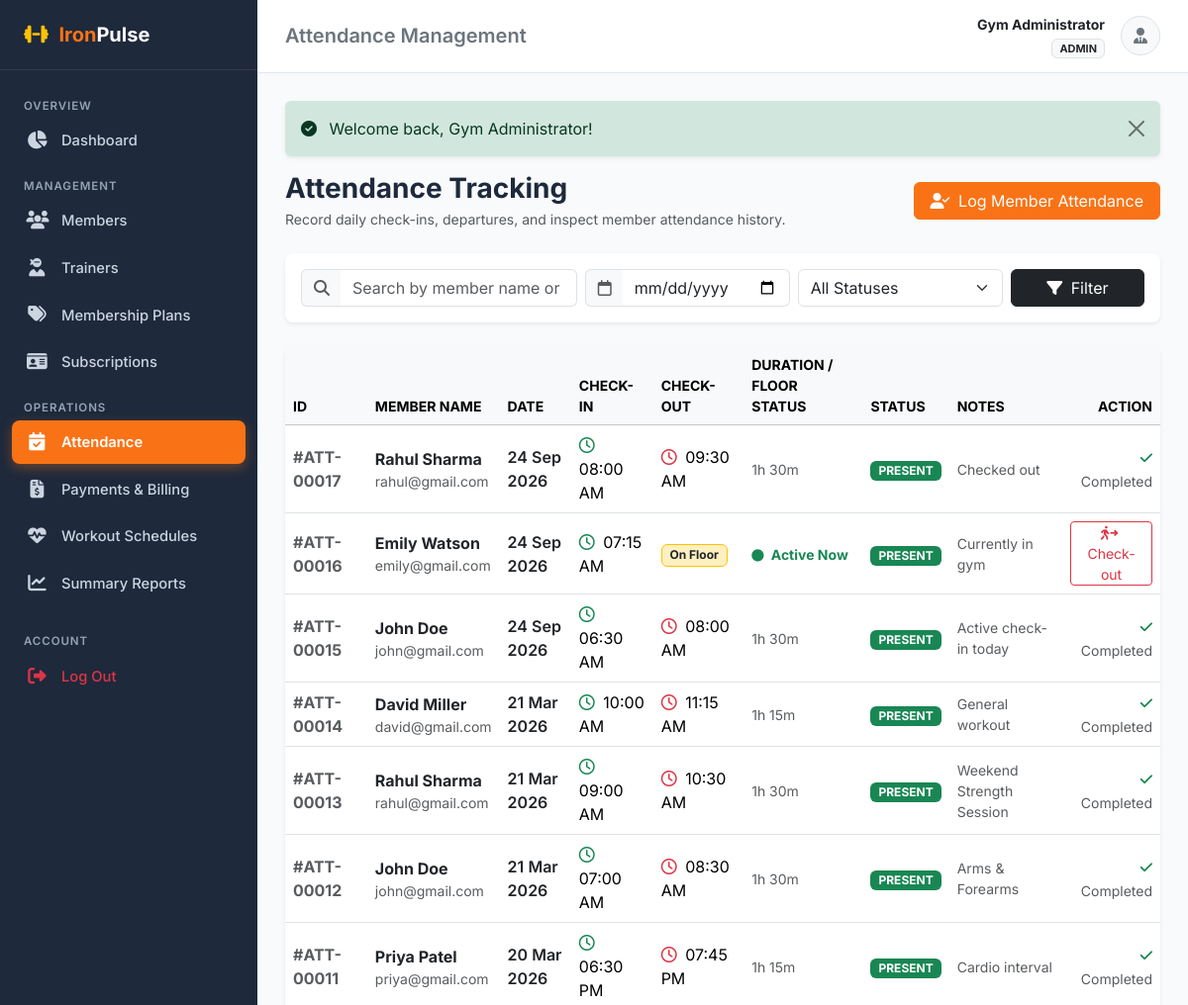
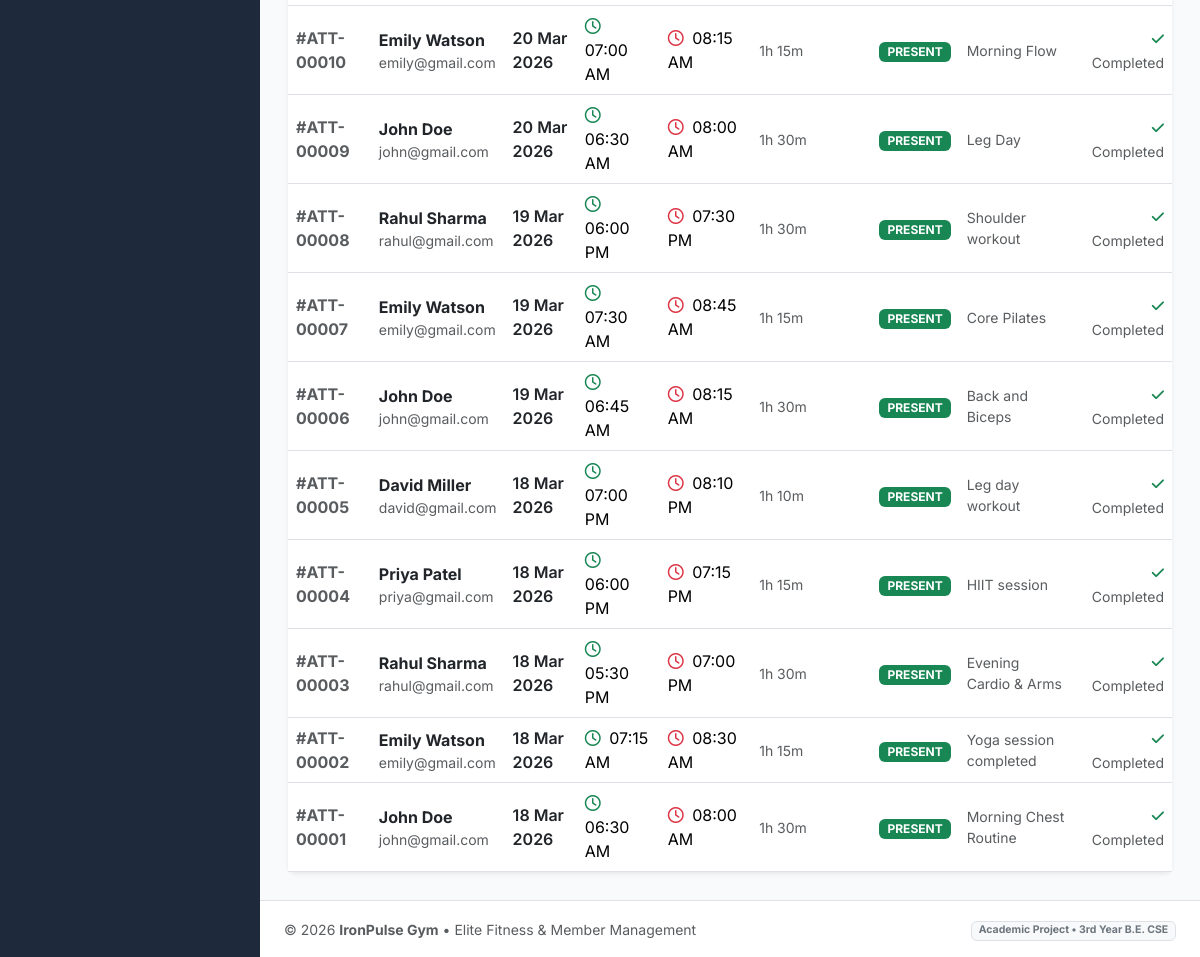
/admin/attendance.php (signed in), run on the app's committed database (2 pictures, top to bottom).
### tables this page shows
CREATE TABLE `attendance` (
    `id` INT AUTO_INCREMENT PRIMARY KEY,
    `member_id` INT NOT NULL,
    `attendance_date` DATE NOT NULL,
    `check_in_time` TIME NOT NULL,
    `check_out_time` TIME DEFAULT NULL,
    `status` ENUM('Present', 'Absent', 'Late') NOT NULL DEFAULT 'Present',
    `notes` VARCHAR(255) DEFAULT NULL,
    `created_at` TIMESTAMP DEFAULT CURRENT_TIMESTAMP,
    CONSTRAINT `fk_attendance_member` FOREIGN KEY (`member_id`) 
        REFERENCES `members` (`id`) ON DELETE CASCADE ON UPDATE CASCADE
);

CREATE TABLE `users` (
    `id` INT AUTO_INCREMENT PRIMARY KEY,
    `name` VARCHAR(100) NOT NULL,
    `email` VARCHAR(120) NOT NULL UNIQUE,
    `password` VARCHAR(255) NOT NULL,
    `role` ENUM('admin', 'trainer', 'member') NOT NULL DEFAULT 'member',
    `phone` VARCHAR(20) DEFAULT NULL,
    `status` ENUM('active', 'inactive') NOT NULL DEFAULT 'active',
    `created_at` TIMESTAMP DEFAULT CURRENT_TIMESTAMP,
    `updated_at` TIMESTAMP DEFAULT CURRENT_TIMESTAMP ON UPDATE CURRENT_TIMESTAMP
);

### admin/attendance.php (the view, shortened to what this page needs)
<?php
require_once __DIR__ . '/../includes/functions.php';
$pdo = get_db_connection();
$selectedDate = $_GET['date'] ?? '';
$search = trim($_GET['search'] ?? '');
$statusFilter = trim($_GET['status'] ?? 'all');
$sql = "
    SELECT a.*, u.name AS member_name, u.email AS member_email, u.phone AS member_phone
    FROM attendance a
    JOIN members m ON a.member_id = m.id
    JOIN users u ON m.user_id = u.id
    WHERE 1=1
";
$params = [];
$sql .= " ORDER BY a.attendance_date DESC, a.check_in_time DESC";
$stmt = $pdo->prepare($sql);
$stmt->execute($params);
$attendanceLogs = $stmt->fetchAll();
include __DIR__ . '/../includes/header.php';
?>
<div class="d-flex flex-column flex-md-row justify-content-between align-items-md-center mb-4 gap-3">
    <div>
        <h3 class="fw-bold mb-1">Attendance Tracking</h3>
        <p class="text-muted small mb-0">Record daily check-ins, departures, and inspect member attendance history.</p>
    </div>
    <div>
        <button class="btn btn-primary px-3" data-bs-toggle="modal" data-bs-target="#recordAttendanceModal">
            <i class="fa-solid fa-user-check me-1"></i> Log Member Attendance
        </button>
    </div>
</div>
<div class="card border-0 shadow-sm rounded-3 mb-4">
    <div class="card-body p-3">
        <form method="GET" action="attendance.php" class="row g-2 align-items-center">
            <div class="col-md-4">
                <div class="input-group">
                    <span class="input-group-text bg-light border-end-0 text-muted"><i class="fa-solid fa-search"></i></span>
                    <input type="text" name="search" class="form-control border-start-0" placeholder="Search by member name or phone..." value="<?= htmlspecialchars($search) ?>">
                </div>
            </div>
            <div class="col-md-3">
                <div class="input-group">
                    <span class="input-group-text bg-light border-end-0 text-muted"><i class="fa-regular fa-calendar"></i></span>
                    <input type="date" name="date" class="form-control border-start-0" value="<?= htmlspecialchars($selectedDate) ?>">
                </div>
            </div>
            <div class="col-md-3">
                <select name="status" class="form-select">
                    <option value="all" <?= $statusFilter === 'all' ? 'selected' : '' ?>>All Statuses</option>
                </select>
            </div>
            <div class="col-md-2 d-flex gap-2">
                <button type="submit" class="btn btn-dark w-100"><i class="fa-solid fa-filter me-1"></i> Filter</button>
            </div>
        </form>
    </div>
</div>
<div class="card border-0 shadow-sm rounded-3">
    <div class="card-body p-0">
        <div class="table-responsive">
            <table class="table table-hover align-middle mb-0">
                <thead class="table-light small text-uppercase">
                    <tr>
                        <th>ID</th>
                        <th>Member Name</th>
                        <th>Date</th>
                        <th>Check-in</th>
                        <th>Check-out</th>
                        <th>Duration / Floor Status</th>
                        <th>Status</th>
                        <th>Notes</th>
                        <th class="text-end">Action</th>
                    </tr>
                </thead>
                <tbody>
                    <?php if (!empty($attendanceLogs)): ?>
                        <?php foreach ($attendanceLogs as $log): ?>
                            <tr>
                                <td class="fw-bold text-muted">#ATT-<?= str_pad($log['id'], 5, '0', STR_PAD_LEFT) ?></td>
                                <td>
                                    <a href="<?= BASE_URL ?>/admin/member_view.php?id=<?= $log['member_id'] ?>" class="text-decoration-none fw-bold text-dark">
                                        <?= htmlspecialchars($log['member_name']) ?>
                                    </a>
                                    <div class="small text-muted"><?= htmlspecialchars($log['member_email']) ?></div>
                                </td>
                                <td class="fw-semibold text-dark"><?= format_date($log['attendance_date']) ?></td>
                                <td>
                                    <i class="fa-regular fa-clock me-1 text-success"></i> <?= format_time($log['check_in_time']) ?>
                                </td>
                                <td>
                                    <?php if ($log['check_out_time']): ?>
                                        <i class="fa-regular fa-clock me-1 text-danger"></i> <?= format_time($log['check_out_time']) ?>
                                    <?php else: ?>
                                        <span class="badge bg-warning bg-opacity-25 text-dark border border-warning">On Floor</span>
                                    <?php endif; ?>
                                </td>
                                <td>
                                    <?php
                                    if ($log['check_in_time'] && $log['check_out_time']) {
                                        $t1 = strtotime($log['check_in_time']);
                                        $t2 = strtotime($log['check_out_time']);
                                        $mins = round(($t2 - $t1) / 60);
                                        $hrs = floor($mins / 60);
                                        $remMins = $mins % 60;
                                        echo "<span class='small text-muted'>{$hrs}h {$remMins}m</span>";
                                    } elseif (!$log['check_out_time']) {
                                        echo "<span class='small text-success fw-bold'><i class='fa-solid fa-circle me-1 small animate-pulse'></i> Active Now</span>";
                                    } else {
                                        echo "<span class='text-muted small'>--</span>";
                                    }
                                    ?>
                                </td>
                                <td><?= get_status_badge($log['status']) ?></td>
                                <td class="small text-muted"><?= htmlspecialchars($log['notes'] ?? 'Routine session') ?></td>
                                <td class="text-end">
                                    <?php if (empty($log['check_out_time'])): ?>
                                        <a href="<?= BASE_URL ?>/admin/attendance.php?action=checkout&id=<?= $log['id'] ?>" class="btn btn-sm btn-outline-danger py-0 px-2" title="Mark Check-out Now">
                                            <i class="fa-solid fa-person-walking-arrow-right me-1"></i> Check-out
                                        </a>
                                    <?php else: ?>
                                        <span class="text-muted small"><i class="fa-solid fa-check text-success"></i> Completed</span>
                                    <?php endif; ?>
                                </td>
                            </tr>
                        <?php endforeach; ?>
                    <?php endif; ?>
                </tbody>
            </table>
        </div>
    </div>
</div>
<?php include __DIR__ . '/../includes/footer.php'; ?>

### includes/functions.php (shortened to what this page needs)
<?php
function format_date($dateStr, $format = 'd M Y') {
    $timestamp = strtotime($dateStr);
    return $timestamp ? date($format, $timestamp) : 'N/A';
}
function format_time($timeStr, $format = 'h:i A') {
    $timestamp = strtotime($timeStr);
    return $timestamp ? date($format, $timestamp) : 'N/A';
}
function get_status_badge($status) {
    $statusLower = strtolower(trim((string)$status));
    $badgeClass = 'bg-secondary';
    switch ($statusLower) {
        case 'active':
        case 'paid':
        case 'present':
            $badgeClass = 'bg-success';
            break;
    }
    return '<span class="badge ' . $badgeClass . ' text-uppercase px-2 py-1">' . htmlspecialchars(ucfirst($status)) . '</span>';
}

### assets/css/custom.css (style rules this page uses)
:root { --primary-color: #f97316; --primary-hover: #ea580c; --dark-bg: #0f172a; --sidebar-bg: #1e293b; --sidebar-hover: #334155; --body-bg: #f8fafc; --card-border: #e2e8f0; --text-main: #1e293b; --text-muted: #64748b; }
body { background-color: var(--body-bg); color: var(--text-main); font-family: 'Inter', -apple-system, BlinkMacSystemFont, "Segoe UI", Roboto, sans-serif; min-height: 100vh; display: flex; flex-direction: column; }
.btn-primary { background-color: var(--primary-color); border-color: var(--primary-color); }

### data on the page
attendance: id "00017", users.name "Rahul Sharma", users.email "rahul@gmail.com", attendance_date "24 Sep 2026", check_in_time "08:00 AM", check_out_time "09:30 AM", hrs "1", remMins "30", status "PRESENT", notes "Checked out", shows "Completed"
attendance: id "00016", users.name "Emily Watson", users.email "emily@gmail.com", attendance_date "24 Sep 2026", check_in_time "07:15 AM", shows "On Floor", shows "Active Now", status "PRESENT", notes "Currently in gym"
attendance: id "00015", users.name "John Doe", users.email "john@gmail.com", attendance_date "24 Sep 2026", check_in_time "06:30 AM", check_out_time "08:00 AM", hrs "1", remMins "30", status "PRESENT", notes "Active check-in today", shows "Completed"
attendance: id "00014", users.name "David Miller", users.email "david@gmail.com", attendance_date "21 Mar 2026", check_in_time "10:00 AM", check_out_time "11:15 AM", hrs "1", remMins "15", status "PRESENT", notes "General workout", shows "Completed"
attendance: id "00013", users.name "Rahul Sharma", users.email "rahul@gmail.com", attendance_date "21 Mar 2026", check_in_time "09:00 AM", check_out_time "10:30 AM", hrs "1", remMins "30", status "PRESENT", notes "Weekend Strength Session", shows "Completed"
attendance: id "00012", users.name "John Doe", users.email "john@gmail.com", attendance_date "21 Mar 2026", check_in_time "07:00 AM", check_out_time "08:30 AM", hrs "1", remMins "30", status "PRESENT", notes "Arms & Forearms", shows "Completed"
attendance: id "00011", users.name "Priya Patel", users.email "priya@gmail.com", attendance_date "20 Mar 2026", check_in_time "06:30 PM", check_out_time "07:45 PM", hrs "1", remMins "15", status "PRESENT", notes "Cardio interval", shows "Completed"
attendance: id "00010", users.name "Emily Watson", users.email "emily@gmail.com", attendance_date "20 Mar 2026", check_in_time "07:00 AM", check_out_time "08:15 AM", hrs "1", remMins "15", status "PRESENT", notes "Morning Flow", shows "Completed"
attendance: id "00009", users.name "John Doe", users.email "john@gmail.com", attendance_date "20 Mar 2026", check_in_time "06:30 AM", check_out_time "08:00 AM", hrs "1", remMins "30", status "PRESENT", notes "Leg Day", shows "Completed"
attendance: id "00008", users.name "Rahul Sharma", users.email "rahul@gmail.com", attendance_date "19 Mar 2026", check_in_time "06:00 PM", check_out_time "07:30 PM", hrs "1", remMins "30", status "PRESENT", notes "Shoulder workout", shows "Completed"
attendance: id "00007", users.name "Emily Watson", users.email "emily@gmail.com", attendance_date "19 Mar 2026", check_in_time "07:30 AM", check_out_time "08:45 AM", hrs "1", remMins "15", status "PRESENT", notes "Core Pilates", shows "Completed"
attendance: id "00006", users.name "John Doe", users.email "john@gmail.com", attendance_date "19 Mar 2026", check_in_time "06:45 AM", check_out_time "08:15 AM", hrs "1", remMins "30", status "PRESENT", notes "Back and Biceps", shows "Completed"
attendance: id "00005", users.name "David Miller", users.email "david@gmail.com", attendance_date "18 Mar 2026", check_in_time "07:00 PM", check_out_time "08:10 PM", hrs "1", remMins "10", status "PRESENT", notes "Leg day workout", shows "Completed"
attendance: id "00004", users.name "Priya Patel", users.email "priya@gmail.com", attendance_date "18 Mar 2026", check_in_time "06:00 PM", check_out_time "07:15 PM", hrs "1", remMins "15", status "PRESENT", notes "HIIT session", shows "Completed"
attendance: id "00003", users.name "Rahul Sharma", users.email "rahul@gmail.com", attendance_date "18 Mar 2026", check_in_time "05:30 PM", check_out_time "07:00 PM", hrs "1", remMins "30", status "PRESENT", notes "Evening Cardio & Arms", shows "Completed"
attendance: id "00002", users.name "Emily Watson", users.email "emily@gmail.com", attendance_date "18 Mar 2026", check_in_time "07:15 AM", check_out_time "08:30 AM", hrs "1", remMins "15", status "PRESENT", notes "Yoga session completed", shows "Completed"
attendance: id "00001", users.name "John Doe", users.email "john@gmail.com", attendance_date "18 Mar 2026", check_in_time "06:30 AM", check_out_time "08:00 AM", hrs "1", remMins "30", status "PRESENT", notes "Morning Chest Routine", shows "Completed"

### other printed values
$pageTitle "Attendance Management"
$currentUser['name'] "Gym Administrator"
$currentUser['role'] "ADMIN"
$flash['text'] "Welcome back, Gym Administrator!"
APP_NAME "IronPulse Gym"
APP_TAGLINE "Elite Fitness & Member Management"
